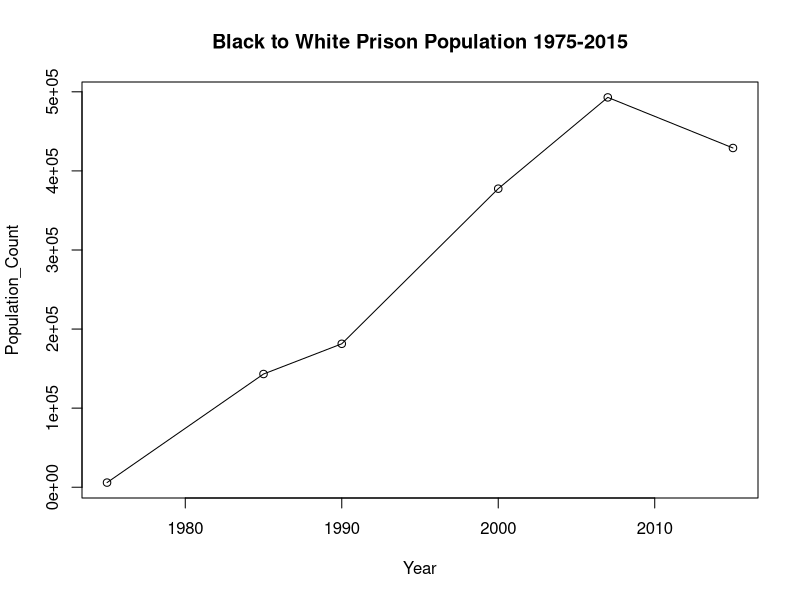
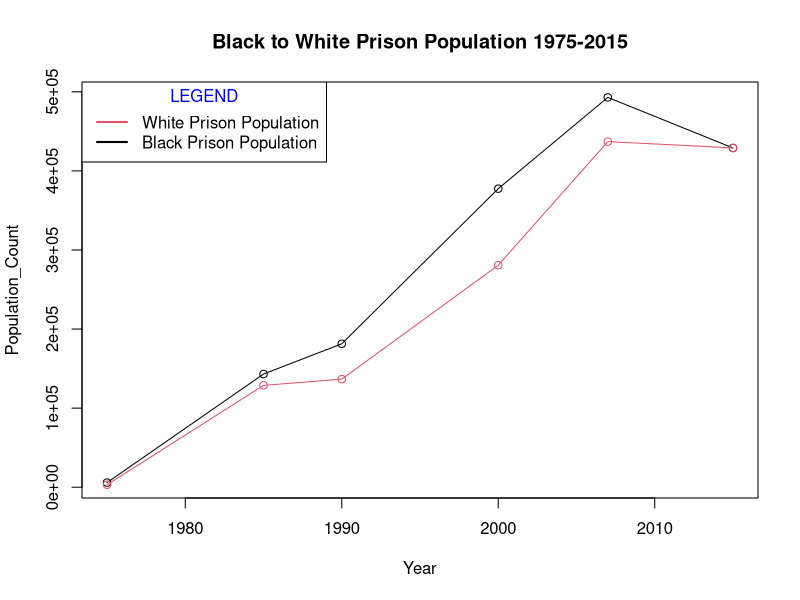
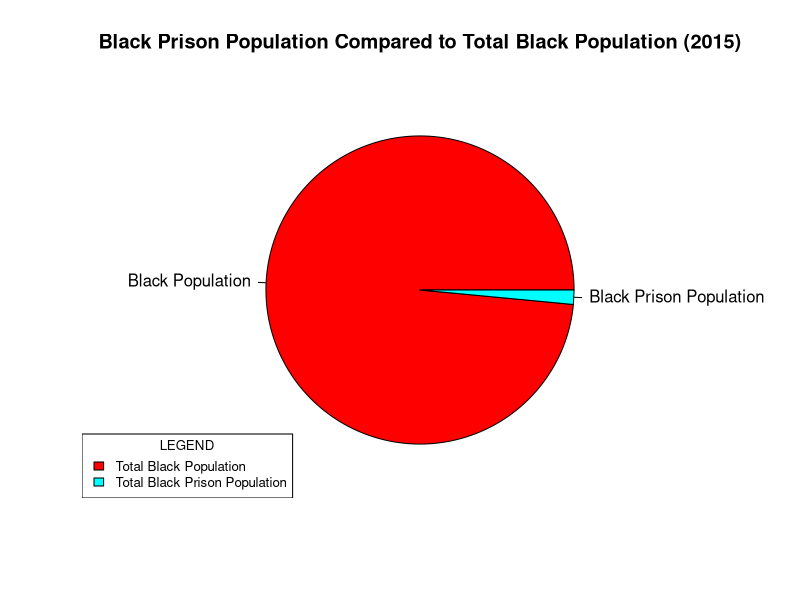

These figures' R source, in order:
## ---- chunk 1
knitr::opts_chunk$set(echo = TRUE)
## ---- chunk 2
Year <- c(1975, 1985,1990, 2000, 2007, 2015)
Population_Count <- c(5872,143167,181379,377525,492919,428963)
plot(Year, Population_Count, type = "o",main="Black to White Prison Population 1975-2015")
y2 <- c(3158, 128813, 136705, 280734, 437016,429037)
plot(Year,Population_Count, type = "o",main="Black to White Prison Population 1975-2015")
lines(Year, y2, type = "o", col = 2,main="Black to White Prison Population 1975-2015")
legend(x = "topleft",          
       legend = c("White Prison Population", "Black Prison Population"),
       title="LEGEND",
       title.col = "blue",
       lty = c(1, 1),           
       col = c(2, 1),           
       lwd = 2)  
## ---- chunk 3
x <- c(28229706,428963)
labels <- c("Black Population", "Black Prison Population")
pie(x, labels, main = "Black Prison Population Compared to Total Black Population (2015)", col = rainbow(length(x)))
legend("bottomleft", c("Total Black Population","Total Black Prison Population"), cex = 0.8,
       title="LEGEND",fill = rainbow(length(x))) 
